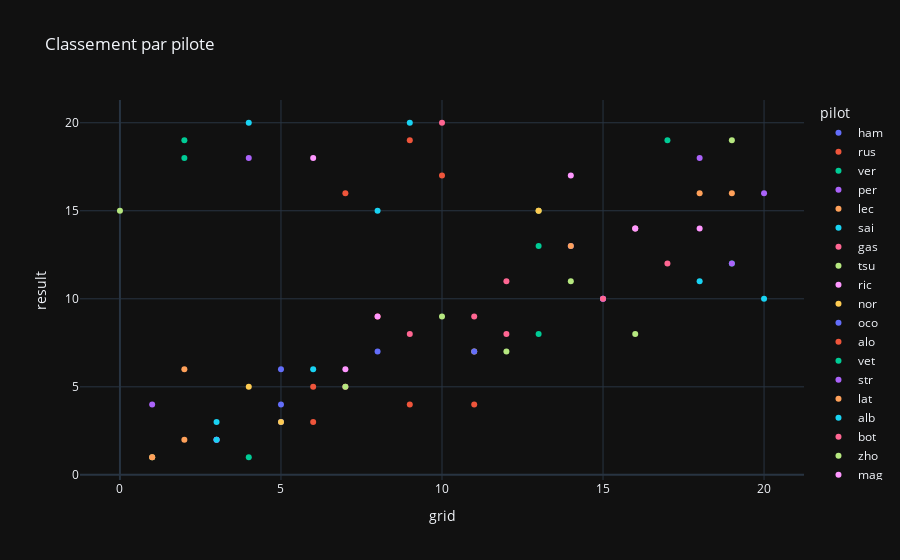

The code cell stored with this chart in its notebook:
### Markdown cell above
### nuage de point
un graph avec la position sur la grille en x, et le classement en y. cela permet de predire si l'ordre de la grille est conservé

### Code cell
px.scatter(data_all, x="grid", y="result", color="pilot", title="Classement par pilote", template="plotly_dark")

### Figure 1 — Plotly figure (JSON) as saved in the notebook; plotly's stock layout.template omitted (floating-point values rounded to 4 significant figures)
{"data": [{"hovertemplate": "pilot=ham<br>grid=%{x}<br>result=%{y}<extra></extra>", "legendgroup": "ham", "marker": {"color": "#636efa", "symbol": "circle"}, "mode": "markers", "name": "ham", "orientation": "v", "showlegend": true, "type": "scatter", "x": [5, 15, 5, 14], "xaxis": "x", "y": [3, 10, 4, 13], "yaxis": "y"}, {"hovertemplate": "pilot=rus<br>grid=%{x}<br>result=%{y}<extra></extra>", "legendgroup": "rus", "marker": {"color": "#EF553B", "symbol": "circle"}, "mode": "markers", "name": "rus", "orientation": "v", "showlegend": true, "type": "scatter", "x": [9, 6, 6, 11], "xaxis": "x", "y": [4, 5, 3, 4], "yaxis": "y"}, {"hovertemplate": "pilot=ver<br>grid=%{x}<br>result=%{y}<extra></extra>", "legendgroup": "ver", "marker": {"color": "#00cc96", "symbol": "circle"}, "mode": "markers", "name": "ver", "orientation": "v", "showlegend": true, "type": "scatter", "x": [2, 4, 2, 1], "xaxis": "x", "y": [19, 1, 18, 1], "yaxis": "y"}, {"hovertemplate": "pilot=per<br>grid=%{x}<br>result=%{y}<extra></extra>", "legendgroup": "per", "marker": {"color": "#ab63fa", "symbol": "circle"}, "mode": "markers", "name": "per", "orientation": "v", "showlegend": true, "type": "scatter", "x": [4, 1, 3, 3], "xaxis": "x", "y": [18, 4, 2, 2], "yaxis": "y"}, {"hovertemplate": "pilot=lec<br>grid=%{x}<br>result=%{y}<extra></extra>", "legendgroup": "lec", "marker": {"color": "#FFA15A", "symbol": "circle"}, "mode": "markers", "name": "lec", "orientation": "v", "showlegend": true, "type": "scatter", "x": [1, 2, 1, 2], "xaxis": "x", "y": [1, 2, 1, 6], "yaxis": "y"}, {"hovertemplate": "pilot=sai<br>grid=%{x}<br>result=%{y}<extra></extra>", "legendgroup": "sai", "marker": {"color": "#19d3f3", "symbol": "circle"}, "mode": "markers", "name": "sai", "orientation": "v", "showlegend": true, "type": "scatter", "x": [3, 3, 9, 4], "xaxis": "x", "y": [2, 3, 20, 20], "yaxis": "y"}, {"hovertemplate": "pilot=gas<br>grid=%{x}<br>result=%{y}<extra></extra>", "legendgroup": "gas", "marker": {"color": "#FF6692", "symbol": "circle"}, "mode": "markers", "name": "gas", "orientation": "v", "showlegend": true, "type": "scatter", "x": [10, 9, 11, 17], "xaxis": "x", "y": [20, 8, 9, 12], "yaxis": "y"}, {"hovertemplate": "pilot=tsu<br>grid=%{x}<br>result=%{y}<extra></extra>", "legendgroup": "tsu", "marker": {"color": "#B6E880", "symbol": "circle"}, "mode": "markers", "name": "tsu", "orientation": "v", "showlegend": true, "type": "scatter", "x": [16, 19, 13, 12], "xaxis": "x", "y": [8, 19, 15, 7], "yaxis": "y"}, {"hovertemplate": "pilot=ric<br>grid=%{x}<br>result=%{y}<extra></extra>", "legendgroup": "ric", "marker": {"color": "#FF97FF", "symbol": "circle"}, "mode": "markers", "name": "ric", "orientation": "v", "showlegend": true, "type": "scatter", "x": [18, 14, 7, 6], "xaxis": "x", "y": [14, 17, 6, 18], "yaxis": "y"}, {"hovertemplate": "pilot=nor<br>grid=%{x}<br>result=%{y}<extra></extra>", "legendgroup": "nor", "marker": {"color": "#FECB52", "symbol": "circle"}, "mode": "markers", "name": "nor", "orientation": "v", "showlegend": true, "type": "scatter", "x": [13, 11, 4, 5], "xaxis": "x", "y": [15, 7, 5, 3], "yaxis": "y"}, {"hovertemplate": "pilot=oco<br>grid=%{x}<br>result=%{y}<extra></extra>", "legendgroup": "oco", "marker": {"color": "#636efa", "symbol": "circle"}, "mode": "markers", "name": "oco", "orientation": "v", "showlegend": true, "type": "scatter", "x": [11, 5, 8, 16], "xaxis": "x", "y": [7, 6, 7, 14], "yaxis": "y"}, {"hovertemplate": "pilot=alo<br>grid=%{x}<br>result=%{y}<extra></extra>", "legendgroup": "alo", "marker": {"color": "#EF553B", "symbol": "circle"}, "mode": "markers", "name": "alo", "orientation": "v", "showlegend": true, "type": "scatter", "x": [8, 7, 10, 9], "xaxis": "x", "y": [9, 16, 17, 19], "yaxis": "y"}, {"hovertemplate": "pilot=vet<br>grid=%{x}<br>result=%{y}<extra></extra>", "legendgroup": "vet", "marker": {"color": "#00cc96", "symbol": "circle"}, "mode": "markers", "name": "vet", "orientation": "v", "showlegend": true, "type": "scatter", "x": [19, 13, 17, 13], "xaxis": "x", "y": [12, 13, 19, 8], "yaxis": "y"}, {"hovertemplate": "pilot=str<br>grid=%{x}<br>result=%{y}<extra></extra>", "legendgroup": "str", "marker": {"color": "#ab63fa", "symbol": "circle"}, "mode": "markers", "name": "str", "orientation": "v", "showlegend": true, "type": "scatter", "x": [20, 18, 19, 15], "xaxis": "x", "y": [16, 18, 12, 10], "yaxis": "y"}, {"hovertemplate": "pilot=lat<br>grid=%{x}<br>result=%{y}<extra></extra>", "legendgroup": "lat", "marker": {"color": "#FFA15A", "symbol": "circle"}, "mode": "markers", "name": "lat", "orientation": "v", "showlegend": true, "type": "scatter", "x": [14, 16, 18, 19], "xaxis": "x", "y": [13, 14, 16, 16], "yaxis": "y"}, {"hovertemplate": "pilot=alb<br>grid=%{x}<br>result=%{y}<extra></extra>", "legendgroup": "alb", "marker": {"color": "#19d3f3", "symbol": "circle"}, "mode": "markers", "name": "alb", "orientation": "v", "showlegend": true, "type": "scatter", "x": [6, 8, 20, 18], "xaxis": "x", "y": [6, 15, 10, 11], "yaxis": "y"}, {"hovertemplate": "pilot=bot<br>grid=%{x}<br>result=%{y}<extra></extra>", "legendgroup": "bot", "marker": {"color": "#FF6692", "symbol": "circle"}, "mode": "markers", "name": "bot", "orientation": "v", "showlegend": true, "type": "scatter", "x": [15, 12, 12, 7], "xaxis": "x", "y": [10, 11, 8, 5], "yaxis": "y"}, {"hovertemplate": "pilot=zho<br>grid=%{x}<br>result=%{y}<extra></extra>", "legendgroup": "zho", "marker": {"color": "#B6E880", "symbol": "circle"}, "mode": "markers", "name": "zho", "orientation": "v", "showlegend": true, "type": "scatter", "x": [7, 10, 14, 0], "xaxis": "x", "y": [5, 9, 11, 15], "yaxis": "y"}, {"hovertemplate": "pilot=mag<br>grid=%{x}<br>result=%{y}<extra></extra>", "legendgroup": "mag", "marker": {"color": "#FF97FF", "symbol": "circle"}, "mode": "markers", "name": "mag", "orientation": "v", "showlegend": true, "type": "scatter", "x": [null, null, 16, 8], "xaxis": "x", "y": [null, null, 14, 9], "yaxis": "y"}, {"hovertemplate": "pilot=sch<br>grid=%{x}<br>result=%{y}<extra></extra>", "legendgroup": "sch", "marker": {"color": "#FECB52", "symbol": "circle"}, "mode": "markers", "name": "sch", "orientation": "v", "showlegend": true, "type": "scatter", "x": [null, null, null, null], "xaxis": "x", "y": [null, null, null, null], "yaxis": "y"}], "layout": {"legend": {"title": {"text": "pilot"}, "tracegroupgap": 0}, "title": {"text": "Classement par pilote"}, "xaxis": {"anchor": "y", "domain": [0, 1], "title": {"text": "grid"}}, "yaxis": {"anchor": "x", "domain": [0, 1], "title": {"text": "result"}}}}
